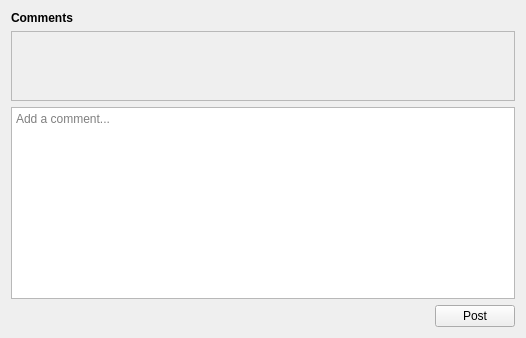
<?xml version="1.0" encoding="UTF-8"?>
<ui version="4.0">
 <class>CommentsPanel</class>
 <widget class="QWidget" name="CommentsPanel">
  <property name="geometry">
   <rect>
    <x>0</x>
    <y>0</y>
    <width>526</width>
    <height>326</height>
   </rect>
  </property>
  <property name="windowTitle">
   <string>Form</string>
  </property>
  <layout class="QVBoxLayout" name="verticalLayout">
   <item>
    <widget class="QLabel" name="labelHeader">
     <property name="text">
      <string>&lt;b&gt;Comments&lt;b&gt;</string>
     </property>
    </widget>
   </item>
   <item>
    <widget class="QScrollArea" name="scrollArea">
     <property name="widgetResizable">
      <bool>true</bool>
     </property>
     <widget class="QWidget" name="commentsContainer">
      <property name="geometry">
       <rect>
        <x>0</x>
        <y>0</y>
        <width>506</width>
        <height>54</height>
       </rect>
      </property>
      <layout class="QVBoxLayout" name="verticalLayout_2"/>
     </widget>
    </widget>
   </item>
   <item>
    <widget class="QTextEdit" name="editComment">
     <property name="sizePolicy">
      <sizepolicy hsizetype="Ignored" vsizetype="Minimum">
       <horstretch>0</horstretch>
       <verstretch>0</verstretch>
      </sizepolicy>
     </property>
     <property name="placeholderText">
      <string>Add a comment...</string>
     </property>
    </widget>
   </item>
   <item>
    <layout class="QHBoxLayout" name="horizontalLayout">
     <property name="topMargin">
      <number>0</number>
     </property>
     <item>
      <spacer name="horizontalSpacer">
       <property name="orientation">
        <enum>Qt::Orientation::Horizontal</enum>
       </property>
       <property name="sizeHint" stdset="0">
        <size>
         <width>40</width>
         <height>20</height>
        </size>
       </property>
      </spacer>
     </item>
     <item>
      <widget class="QPushButton" name="btnPost">
       <property name="text">
        <string>Post</string>
       </property>
      </widget>
     </item>
    </layout>
   </item>
  </layout>
 </widget>
 <resources/>
 <connections/>
</ui>
